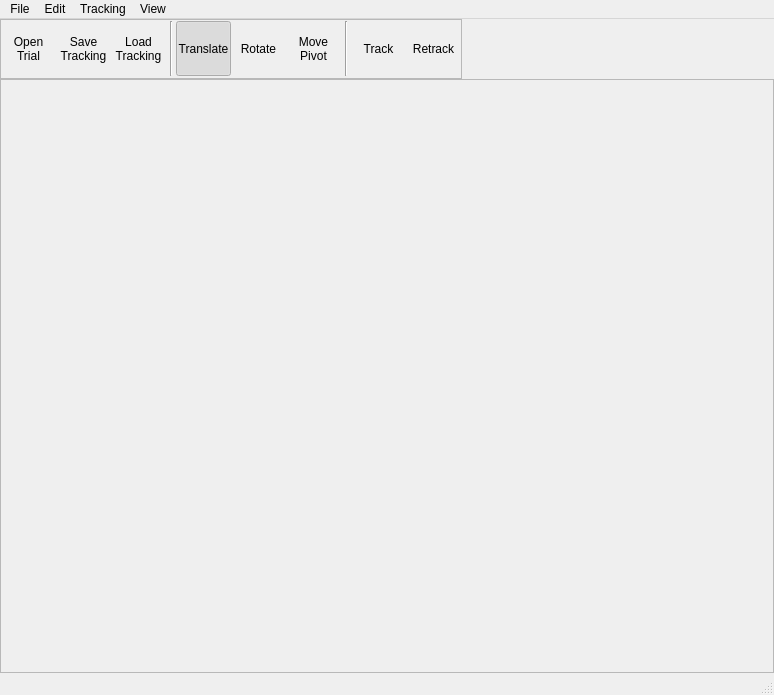
<?xml version="1.0" encoding="UTF-8"?>
<ui version="4.0">
 <class>AutoscoperMainWindow</class>
 <widget class="QMainWindow" name="AutoscoperMainWindow">
  <property name="geometry">
   <rect>
    <x>0</x>
    <y>0</y>
    <width>774</width>
    <height>695</height>
   </rect>
  </property>
  <property name="minimumSize">
   <size>
    <width>0</width>
    <height>100</height>
   </size>
  </property>
  <property name="windowTitle">
   <string>XROMM Autoscoper</string>
  </property>
  <widget class="QWidget" name="centralwidget">
   <layout class="QGridLayout" name="gridLayout_2">
    <property name="margin">
     <number>0</number>
    </property>
    <property name="spacing">
     <number>0</number>
    </property>
    <item row="0" column="1">
     <spacer name="horizontalSpacer">
      <property name="orientation">
       <enum>Qt::Horizontal</enum>
      </property>
      <property name="sizeHint" stdset="0">
       <size>
        <width>40</width>
        <height>20</height>
       </size>
      </property>
     </spacer>
    </item>
    <item row="0" column="0">
     <widget class="QFrame" name="frame_buttonAutoscoperTop">
      <property name="minimumSize">
       <size>
        <width>0</width>
        <height>60</height>
       </size>
      </property>
      <property name="maximumSize">
       <size>
        <width>16777215</width>
        <height>60</height>
       </size>
      </property>
      <property name="frameShape">
       <enum>QFrame::StyledPanel</enum>
      </property>
      <property name="frameShadow">
       <enum>QFrame::Raised</enum>
      </property>
      <layout class="QGridLayout" name="gridLayout_3">
       <property name="margin">
        <number>0</number>
       </property>
       <property name="spacing">
        <number>0</number>
       </property>
       <item row="0" column="3">
        <widget class="QToolButton" name="toolButtonLoadTracking">
         <property name="minimumSize">
          <size>
           <width>55</width>
           <height>55</height>
          </size>
         </property>
         <property name="maximumSize">
          <size>
           <width>55</width>
           <height>55</height>
          </size>
         </property>
         <property name="text">
          <string>Load
Tracking</string>
         </property>
         <property name="icon">
          <iconset resource="../autoscoper_resource.qrc">
           <normaloff>:/images/resource-files/icons/disk_upload.png</normaloff>:/images/resource-files/icons/disk_upload.png</iconset>
         </property>
         <property name="toolButtonStyle">
          <enum>Qt::ToolButtonTextUnderIcon</enum>
         </property>
         <property name="autoRaise">
          <bool>true</bool>
         </property>
        </widget>
       </item>
       <item row="0" column="2">
        <widget class="QToolButton" name="toolButtonSaveTracking">
         <property name="minimumSize">
          <size>
           <width>55</width>
           <height>55</height>
          </size>
         </property>
         <property name="maximumSize">
          <size>
           <width>55</width>
           <height>55</height>
          </size>
         </property>
         <property name="text">
          <string>Save
Tracking</string>
         </property>
         <property name="icon">
          <iconset resource="../autoscoper_resource.qrc">
           <normaloff>:/images/resource-files/icons/disk_download.png</normaloff>:/images/resource-files/icons/disk_download.png</iconset>
         </property>
         <property name="toolButtonStyle">
          <enum>Qt::ToolButtonTextUnderIcon</enum>
         </property>
         <property name="autoRaise">
          <bool>true</bool>
         </property>
        </widget>
       </item>
       <item row="0" column="8">
        <widget class="Line" name="line_2">
         <property name="minimumSize">
          <size>
           <width>10</width>
           <height>0</height>
          </size>
         </property>
         <property name="maximumSize">
          <size>
           <width>10</width>
           <height>16777215</height>
          </size>
         </property>
         <property name="orientation">
          <enum>Qt::Vertical</enum>
         </property>
        </widget>
       </item>
       <item row="0" column="4">
        <widget class="Line" name="line">
         <property name="minimumSize">
          <size>
           <width>10</width>
           <height>0</height>
          </size>
         </property>
         <property name="maximumSize">
          <size>
           <width>10</width>
           <height>16777215</height>
          </size>
         </property>
         <property name="lineWidth">
          <number>1</number>
         </property>
         <property name="orientation">
          <enum>Qt::Vertical</enum>
         </property>
        </widget>
       </item>
       <item row="0" column="5">
        <widget class="QToolButton" name="toolButtonTranslate">
         <property name="minimumSize">
          <size>
           <width>55</width>
           <height>55</height>
          </size>
         </property>
         <property name="maximumSize">
          <size>
           <width>55</width>
           <height>55</height>
          </size>
         </property>
         <property name="text">
          <string>Translate</string>
         </property>
         <property name="icon">
          <iconset resource="../autoscoper_resource.qrc">
           <normaloff>:/images/resource-files/icons/arrow_nsew.png</normaloff>:/images/resource-files/icons/arrow_nsew.png</iconset>
         </property>
         <property name="checkable">
          <bool>true</bool>
         </property>
         <property name="checked">
          <bool>true</bool>
         </property>
         <property name="toolButtonStyle">
          <enum>Qt::ToolButtonTextUnderIcon</enum>
         </property>
         <property name="autoRaise">
          <bool>true</bool>
         </property>
        </widget>
       </item>
       <item row="0" column="6">
        <widget class="QToolButton" name="toolButtonRotate">
         <property name="minimumSize">
          <size>
           <width>55</width>
           <height>55</height>
          </size>
         </property>
         <property name="maximumSize">
          <size>
           <width>55</width>
           <height>55</height>
          </size>
         </property>
         <property name="text">
          <string>Rotate</string>
         </property>
         <property name="icon">
          <iconset resource="../autoscoper_resource.qrc">
           <normaloff>:/images/resource-files/icons/reload.png</normaloff>:/images/resource-files/icons/reload.png</iconset>
         </property>
         <property name="checkable">
          <bool>true</bool>
         </property>
         <property name="toolButtonStyle">
          <enum>Qt::ToolButtonTextUnderIcon</enum>
         </property>
         <property name="autoRaise">
          <bool>true</bool>
         </property>
        </widget>
       </item>
       <item row="0" column="7">
        <widget class="QToolButton" name="toolButtonMovePivot">
         <property name="minimumSize">
          <size>
           <width>55</width>
           <height>55</height>
          </size>
         </property>
         <property name="maximumSize">
          <size>
           <width>55</width>
           <height>55</height>
          </size>
         </property>
         <property name="text">
          <string>Move
Pivot</string>
         </property>
         <property name="icon">
          <iconset resource="../autoscoper_resource.qrc">
           <normaloff>:/images/resource-files/icons/star_gold.png</normaloff>:/images/resource-files/icons/star_gold.png</iconset>
         </property>
         <property name="checkable">
          <bool>true</bool>
         </property>
         <property name="toolButtonStyle">
          <enum>Qt::ToolButtonTextUnderIcon</enum>
         </property>
         <property name="autoRaise">
          <bool>true</bool>
         </property>
        </widget>
       </item>
       <item row="0" column="9">
        <widget class="QToolButton" name="toolButtonTrack">
         <property name="minimumSize">
          <size>
           <width>55</width>
           <height>55</height>
          </size>
         </property>
         <property name="maximumSize">
          <size>
           <width>55</width>
           <height>55</height>
          </size>
         </property>
         <property name="text">
          <string>Track</string>
         </property>
         <property name="icon">
          <iconset resource="../autoscoper_resource.qrc">
           <normaloff>:/images/resource-files/icons/forward_green.png</normaloff>:/images/resource-files/icons/forward_green.png</iconset>
         </property>
         <property name="toolButtonStyle">
          <enum>Qt::ToolButtonTextUnderIcon</enum>
         </property>
         <property name="autoRaise">
          <bool>true</bool>
         </property>
        </widget>
       </item>
       <item row="0" column="10">
        <widget class="QToolButton" name="toolButtonRetrack">
         <property name="minimumSize">
          <size>
           <width>55</width>
           <height>55</height>
          </size>
         </property>
         <property name="maximumSize">
          <size>
           <width>55</width>
           <height>55</height>
          </size>
         </property>
         <property name="text">
          <string>Retrack</string>
         </property>
         <property name="icon">
          <iconset resource="../autoscoper_resource.qrc">
           <normaloff>:/images/resource-files/icons/forward_blue.png</normaloff>:/images/resource-files/icons/forward_blue.png</iconset>
         </property>
         <property name="toolButtonStyle">
          <enum>Qt::ToolButtonTextUnderIcon</enum>
         </property>
         <property name="autoRaise">
          <bool>true</bool>
         </property>
        </widget>
       </item>
       <item row="0" column="1">
        <widget class="QToolButton" name="toolButtonOpenTrial">
         <property name="minimumSize">
          <size>
           <width>55</width>
           <height>55</height>
          </size>
         </property>
         <property name="maximumSize">
          <size>
           <width>55</width>
           <height>55</height>
          </size>
         </property>
         <property name="text">
          <string>Open
Trial</string>
         </property>
         <property name="icon">
          <iconset resource="../autoscoper_resource.qrc">
           <normaloff>:/images/resource-files/icons/application_osx_go.png</normaloff>:/images/resource-files/icons/application_osx_go.png</iconset>
         </property>
         <property name="iconSize">
          <size>
           <width>16</width>
           <height>16</height>
          </size>
         </property>
         <property name="toolButtonStyle">
          <enum>Qt::ToolButtonTextUnderIcon</enum>
         </property>
         <property name="autoRaise">
          <bool>true</bool>
         </property>
        </widget>
       </item>
      </layout>
     </widget>
    </item>
    <item row="1" column="0" colspan="2">
     <widget class="QFrame" name="frameWindows">
      <property name="frameShape">
       <enum>QFrame::StyledPanel</enum>
      </property>
      <property name="frameShadow">
       <enum>QFrame::Raised</enum>
      </property>
      <layout class="QGridLayout" name="gridLayout"/>
     </widget>
    </item>
   </layout>
  </widget>
  <widget class="QMenuBar" name="menubar">
   <property name="geometry">
    <rect>
     <x>0</x>
     <y>0</y>
     <width>774</width>
     <height>21</height>
    </rect>
   </property>
   <widget class="QMenu" name="menuFile">
    <property name="title">
     <string>File</string>
    </property>
    <addaction name="actionNew"/>
    <addaction name="actionOpen"/>
    <addaction name="separator"/>
    <addaction name="actionSave"/>
    <addaction name="actionSave_as"/>
    <addaction name="separator"/>
    <addaction name="actionImport_Tracking"/>
    <addaction name="actionExport_Tracking"/>
    <addaction name="separator"/>
    <addaction name="actionQuit"/>
    <addaction name="separator"/>
    <addaction name="actionSaveForBatch"/>
    <addaction name="actionLoad_xml_batch"/>
   </widget>
   <widget class="QMenu" name="menuEdit">
    <property name="title">
     <string>Edit</string>
    </property>
    <addaction name="actionUndo"/>
    <addaction name="actionRedo"/>
    <addaction name="separator"/>
    <addaction name="actionCut"/>
    <addaction name="actionCopy"/>
    <addaction name="actionPaste"/>
    <addaction name="actionDelete"/>
   </widget>
   <widget class="QMenu" name="menuTracking">
    <property name="title">
     <string>Tracking</string>
    </property>
    <addaction name="actionImport"/>
    <addaction name="actionExport"/>
    <addaction name="separator"/>
    <addaction name="actionInsert_Key"/>
    <addaction name="actionLock"/>
    <addaction name="actionUnlock"/>
    <addaction name="actionBreak_Tangents"/>
    <addaction name="actionSmooth_Tangents"/>
   </widget>
   <widget class="QMenu" name="menuView">
    <property name="title">
     <string>View</string>
    </property>
    <addaction name="actionLayoutCameraViews"/>
   </widget>
   <addaction name="menuFile"/>
   <addaction name="menuEdit"/>
   <addaction name="menuTracking"/>
   <addaction name="menuView"/>
  </widget>
  <widget class="QStatusBar" name="statusbar"/>
  <action name="actionNew">
   <property name="icon">
    <iconset resource="../autoscoper_resource.qrc">
     <normaloff>:/images/resource-files/icons/application_osx_split.png</normaloff>:/images/resource-files/icons/application_osx_split.png</iconset>
   </property>
   <property name="text">
    <string>New</string>
   </property>
  </action>
  <action name="actionOpen">
   <property name="icon">
    <iconset resource="../autoscoper_resource.qrc">
     <normaloff>:/images/resource-files/icons/application_osx_go.png</normaloff>:/images/resource-files/icons/application_osx_go.png</iconset>
   </property>
   <property name="text">
    <string>Open</string>
   </property>
  </action>
  <action name="actionSave">
   <property name="text">
    <string>Save</string>
   </property>
  </action>
  <action name="actionSave_as">
   <property name="text">
    <string>Save as</string>
   </property>
  </action>
  <action name="actionImport_Tracking">
   <property name="icon">
    <iconset resource="../autoscoper_resource.qrc">
     <normaloff>:/images/resource-files/icons/disk_upload.png</normaloff>:/images/resource-files/icons/disk_upload.png</iconset>
   </property>
   <property name="text">
    <string>Import Tracking</string>
   </property>
  </action>
  <action name="actionExport_Tracking">
   <property name="icon">
    <iconset resource="../autoscoper_resource.qrc">
     <normaloff>:/images/resource-files/icons/disk_download.png</normaloff>:/images/resource-files/icons/disk_download.png</iconset>
   </property>
   <property name="text">
    <string>Export Tracking</string>
   </property>
  </action>
  <action name="actionQuit">
   <property name="text">
    <string>Quit</string>
   </property>
  </action>
  <action name="actionUndo">
   <property name="text">
    <string>Undo</string>
   </property>
  </action>
  <action name="actionRedo">
   <property name="text">
    <string>Redo</string>
   </property>
  </action>
  <action name="actionCut">
   <property name="text">
    <string>Cut</string>
   </property>
  </action>
  <action name="actionCopy">
   <property name="text">
    <string>Copy</string>
   </property>
  </action>
  <action name="actionPaste">
   <property name="text">
    <string>Past</string>
   </property>
  </action>
  <action name="actionDelete">
   <property name="text">
    <string>Delete</string>
   </property>
  </action>
  <action name="actionImport">
   <property name="text">
    <string>Import</string>
   </property>
  </action>
  <action name="actionExport">
   <property name="text">
    <string>Export</string>
   </property>
  </action>
  <action name="actionInsert_Key">
   <property name="text">
    <string>Insert Key</string>
   </property>
  </action>
  <action name="actionLock">
   <property name="text">
    <string>Lock</string>
   </property>
  </action>
  <action name="actionUnlock">
   <property name="text">
    <string>Unlock</string>
   </property>
  </action>
  <action name="actionBreak_Tangents">
   <property name="text">
    <string>Break Tangents</string>
   </property>
  </action>
  <action name="actionSmooth_Tangents">
   <property name="text">
    <string>Smooth Tangents</string>
   </property>
  </action>
  <action name="actionLayoutCameraViews">
   <property name="text">
    <string>Layout Camera Views</string>
   </property>
  </action>
  <action name="actionSaveForBatch">
   <property name="text">
    <string>save xml for batch</string>
   </property>
  </action>
  <action name="actionLoad_xml_batch">
   <property name="text">
    <string>load xml batch</string>
   </property>
  </action>
 </widget>
 <resources>
  <include location="../autoscoper_resource.qrc"/>
 </resources>
 <connections/>
</ui>
